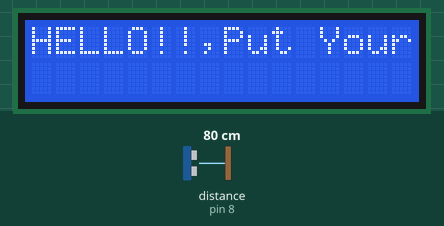
This sketch was run on a simulated Arduino Uno, built with avr-gcc and run on an emulated ATmega328P. Shown: 16×2 character LCD. Wiring (inferred from the names in the program): ultrasonic range finder: trigger pin 9; echo pin 8. Inputs (shaded band) come from the test bench; at power-on: distance to the obstacle (sensor on pin 8) 80 cm. The echo pulse lasts 58.3 µs per cm. At 6.2 s the program stops and its outputs stay as they are.

Above: at 1.2 s.
At 2.2 s:
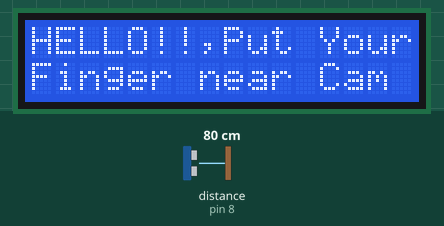
At 3.2 s:
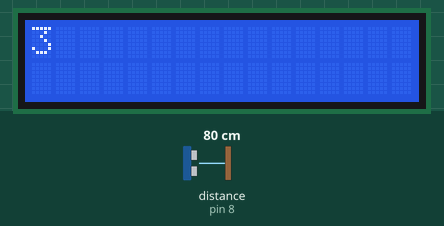
At 4.2 s:
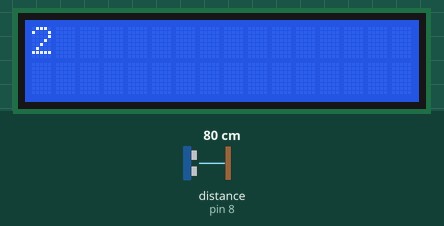
At 5.2 s:
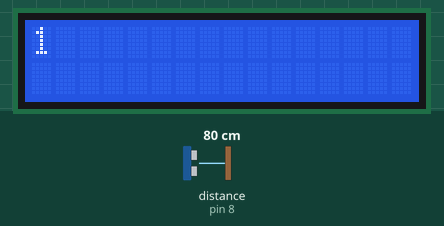
At 6.2 s:
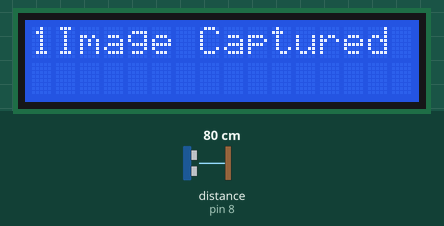

The sketch:

ArduinoCode_FVD.ino
```cpp
#include <LiquidCrystal.h>

LiquidCrystal lcd(12, 11, 5, 4, 3, 2);
 long duration,cm;
const int Trig = 9;
const int Echo = 8;
 int n ;

void setup()

{
  lcd.begin(16, 2);
  Serial.begin(9600);
}


//** Function to Do Nothing**//
void DoNothing()
{
  while(1)
    {

    }

}


//*After Object Detected LCD Code*//
void LCD_CameraStart()
  {
    lcd.clear();
    lcd.setCursor(0,0);
    lcd.print("Please Wait");
    for(n = 3;n>0 ;n--)
      {
              lcd.setCursor(0,1);
              lcd.clear();
              lcd.print(n);
              delay(1000);

      }
  lcd.print("Image Captured");
  DoNothing();


  }

// ** Before Object Detected LCD Code** //
void LCD()
{
    if(cm<=100)
    {
    lcd.setCursor(0, 0);
  delay(1000);
  lcd.print("HELLO!!,Put Your");
  lcd.setCursor(0,1);
  delay(1000);
  lcd.print("Finger near Cam");
  delay(1000);
  LCD_CameraStart();
    }

    else
    {

      }

}


void loop()
{


  pinMode(Trig, OUTPUT);
  digitalWrite(Trig, LOW);
  delayMicroseconds(2);
  digitalWrite(Trig, HIGH);
  delayMicroseconds(5);
  digitalWrite(Trig, LOW);


  pinMode(Echo, INPUT);
  duration = pulseIn(Echo, HIGH);


cm = microsecondsToCentimeters(duration);
//*** If you want to check the Distance Uncomment the Below Lines ***//
//Serial.print(cm);
//  Serial.print("cm");
//  Serial.println();

delay(100);
  LCD();

  }


long microsecondsToCentimeters(long microseconds)
{
  // The speed of sound is 340 m/s or 29 microseconds per centimeter.
  // The ping travels out and back, so to find the distance of the
  // object we take half of the distance travelled.
  return microseconds / 29 / 2;
}
```

Measured:
- what the display in image 0 shows lasts 1.0 s, from 1.2 s to 2.2 s
